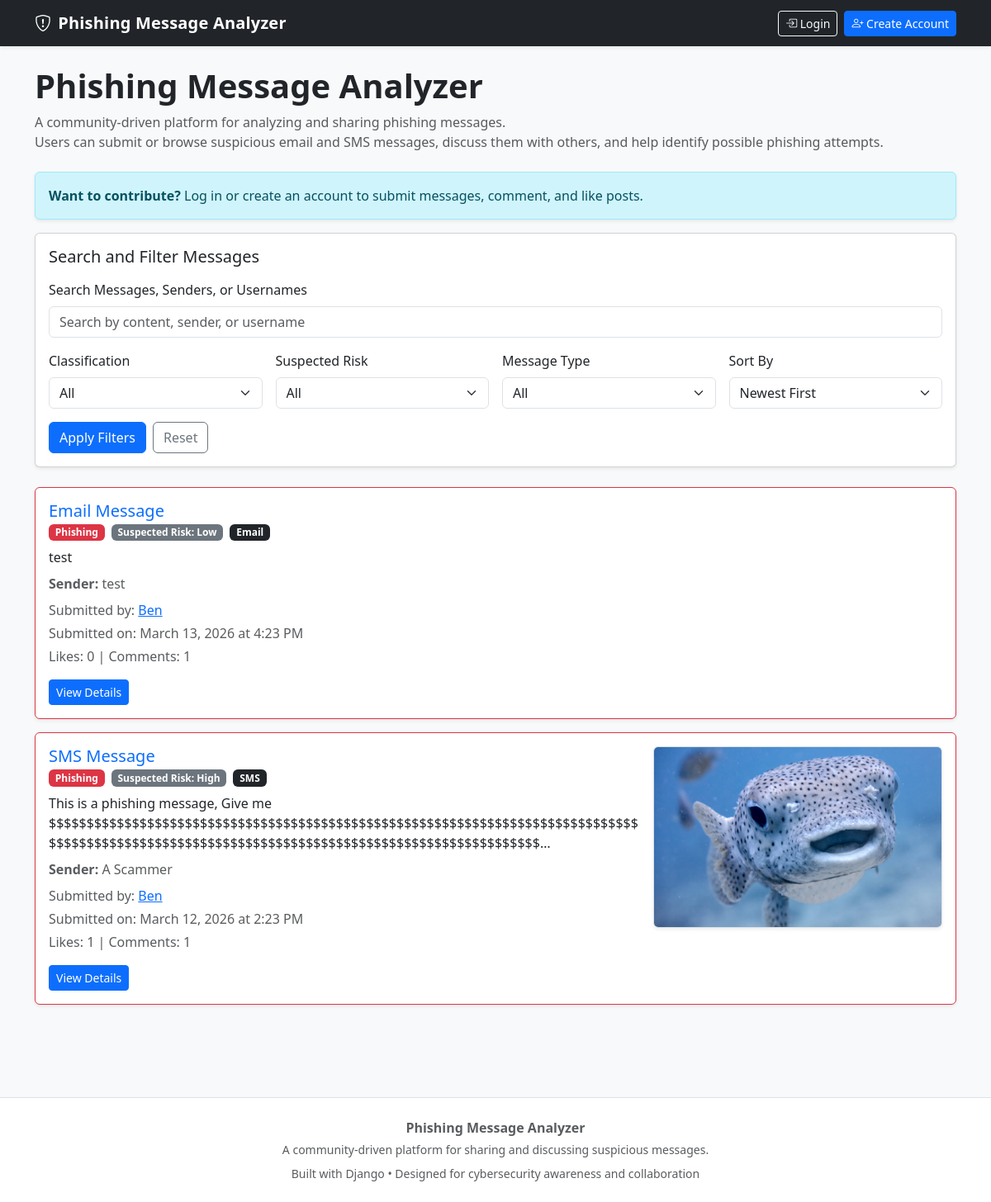
The app's page /, older data.
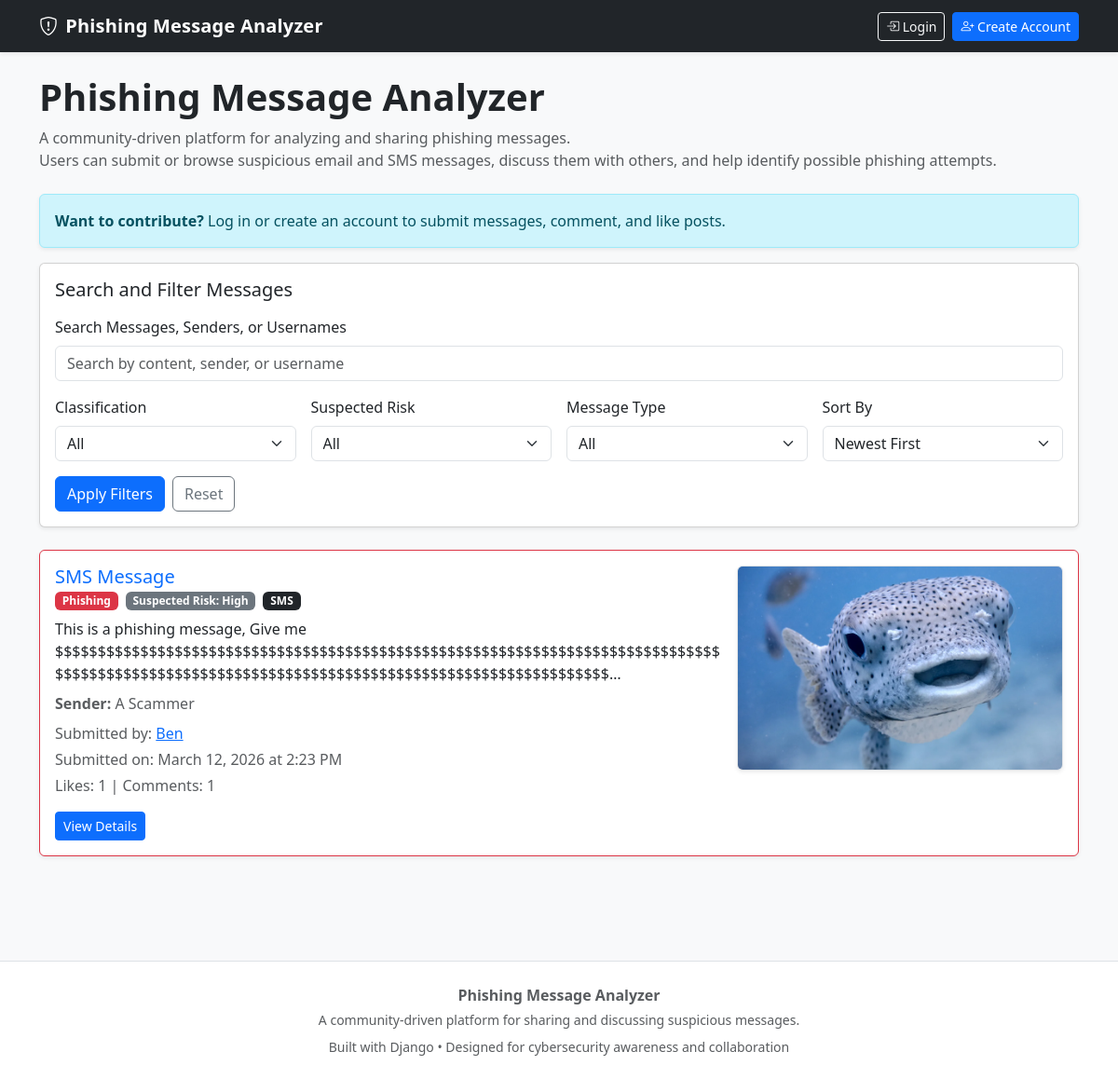
The same page, newer data.
### analyzer/models.py (models this page shows, shortened)
class Message(models.Model):
    MESSAGE_TYPES = [
        ('Email', 'Email'),
        ('SMS', 'SMS'),
    ]
    CLASSIFICATIONS = [
        ('Phishing', 'Phishing'),
        ('Legitimate', 'Legitimate'),
        ('Unsure', 'Unsure'),
    ]
    SUSPECTED_RISK_LEVELS = [
        ('Low', 'Low'),
        ('Medium', 'Medium'),
        ('High', 'High'),
    ]
    user = models.ForeignKey(User, on_delete=models.CASCADE, null=True, blank=True)
    message_content = models.TextField()
    message_type = models.CharField(max_length=10, choices=MESSAGE_TYPES)
    sender = models.CharField(max_length=255, blank=True)
    additional_details = models.TextField(blank=True)
    screenshot = models.ImageField(upload_to='message_screenshots/', blank=True, null=True)
    classification = models.CharField(max_length=20, choices=CLASSIFICATIONS)
    suspected_risk = models.CharField(max_length=10, choices=SUSPECTED_RISK_LEVELS)
    submission_date = models.DateTimeField(auto_now_add=True)
    likes = models.ManyToManyField(User, related_name='liked_messages', blank=True)
    is_approved = models.BooleanField(default=True)
    is_flagged = models.BooleanField(default=False)
    is_removed = models.BooleanField(default=False)
    moderation_status = models.CharField(
        max_length=20,
        choices=ModerationStatus.choices,
        default=ModerationStatus.APPROVED,
    )
    moderation_reason = models.TextField(blank=True)
    moderation_score = models.FloatField(default=0.0)
    requires_human_review = models.BooleanField(default=False)
    image_moderation_status = models.CharField(
        max_length=20,
        choices=ModerationStatus.choices,
        default=ModerationStatus.APPROVED,
    )
    image_moderation_reason = models.TextField(blank=True)
    pii_scan_status = models.CharField(
        max_length=20,
        choices=ModerationStatus.choices,
        default=ModerationStatus.APPROVED,
    )
    pii_detected = models.BooleanField(default=False)
    pii_review_required = models.BooleanField(default=False)
    pii_notes = models.TextField(blank=True)

### analyzer/views.py (the view)
# urls.py: path('', views.message_list, name='message_list'),
def message_list(request):
    messages = Message.objects.filter(
        is_removed=False,
        moderation_status=ModerationStatus.APPROVED
    ).annotate(
        like_count=Count('likes', distinct=True),
        comment_count=Count('comments', distinct=True)
    )
    query = request.GET.get('q')
    classification = request.GET.get('classification')
    suspected_risk = request.GET.get('suspected_risk')
    message_type = request.GET.get('message_type')
    sort = request.GET.get('sort', 'newest')
    if query:
        messages = messages.filter(
            Q(message_content__icontains=query) |
            Q(sender__icontains=query) |
            Q(user__username__icontains=query)
        )
    if classification:
        messages = messages.filter(classification=classification)
    if suspected_risk:
        messages = messages.filter(suspected_risk=suspected_risk)
    if message_type:
        messages = messages.filter(message_type=message_type)
    if sort == 'oldest':
        messages = messages.order_by('submission_date')
    elif sort == 'most_liked':
        messages = messages.order_by('-like_count', '-submission_date')
    elif sort == 'most_commented':
        messages = messages.order_by('-comment_count', '-submission_date')
    else:
        messages = messages.order_by('-submission_date')
    paginator = Paginator(messages, 10)
    page_number = request.GET.get('page')
    message_page = paginator.get_page(page_number)
    context = {
        'message_page': message_page,
        'query': query or '',
        'selected_classification': classification or '',
        'selected_suspected_risk': suspected_risk or '',
        'selected_message_type': message_type or '',
        'selected_sort': sort,
    }
    return render(request, 'analyzer/message_list.html', context)

### analyzer/templates/analyzer/message_list.html (shortened to what the changed rows need)
{% extends "analyzer/base.html" %}
{% block content %}
<div class="mb-4">
    <h1 class="fw-bold mb-2">Phishing Message Analyzer</h1>
</div>
{% for message in message_page %}
    <div class="card shadow-sm mb-3 message-card
    {% if message.classification == 'Phishing' %}border-danger
    {% elif message.classification == 'Legitimate' %}border-success
    {% else %}border-warning
    {% endif %}">
        <div class="card-body">
            <div class="row g-3 align-items-start">
                <div class="{% if message.screenshot %}col-md-8{% else %}col-12{% endif %}">
                    <h5 class="card-title mb-1">
                        <a href="{% url 'message_detail' message.id %}" class="text-decoration-none">
                            {{ message.message_type }} Message
                        </a>
                    </h5>
                    <div class="mb-2 d-flex flex-wrap gap-2">
                        {% if message.classification == "Phishing" %}
                            <span class="badge bg-danger">Phishing</span>
                        {% elif message.classification == "Legitimate" %}
                            <span class="badge bg-success">Legitimate</span>
                        {% else %}
                            <span class="badge bg-warning text-dark">Unsure</span>
                        {% endif %}
                        <span class="badge bg-secondary">Suspected Risk: {{ message.suspected_risk }}</span>
                        <span class="badge bg-dark">{{ message.message_type }}</span>
                    </div>
                    <p class="card-text mb-2">
                        {{ message.message_content|truncatechars:180 }}
                    </p>
                    {% if message.sender %}
                        <p class="text-muted mb-2">
                            <strong>Sender:</strong> {{ message.sender }}
                        </p>
                    {% endif %}
                    <p class="text-muted mb-1">
                        Submitted by:
                        {% if message.user %}
                            <a href="{% url 'user_messages' message.user.username %}">
                                {{ message.user.username }}
                            </a>
                        {% else %}
                            Unknown
                        {% endif %}
                    </p>
                    <p class="text-muted mb-1">
                        Submitted on: {{ message.submission_date|date:"F j, Y \a\t g:i A" }}
                    </p>
                    <p class="text-muted mb-3">
                        Likes: {{ message.like_count }} | Comments: {{ message.comment_count }}
                    </p>
                    <div class="d-flex gap-2 flex-wrap">
                        <a href="{% url 'message_detail' message.id %}" class="btn btn-primary btn-sm">View Details</a>
                    </div>
                </div>
                {% if message.screenshot %}
                    <div class="col-md-4 text-center">
                        <a href="{% url 'message_detail' message.id %}">
                            <img src="{{ message.screenshot.url }}"
                                alt="Message screenshot thumbnail"
                                class="img-fluid rounded border shadow-sm"
                                style="max-height: 220px; width: 100%; object-fit: cover;">
                        </a>
                    </div>
                {% endif %}
            </div>
        </div>
    </div>
{% empty %}
    <div class="alert alert-secondary shadow-sm">
        No messages found.
    </div>
{% endfor %}
{% endblock %}

Row changes from the older to the newer data that the page shows:
removed Message: message_type "Email", classification "Phishing", suspected_risk "Low", message_content "test", sender "test", user.username "Ben", submission_date "March 13, 2026 at 4:23 PM", like_count "0", comment_count "1"
